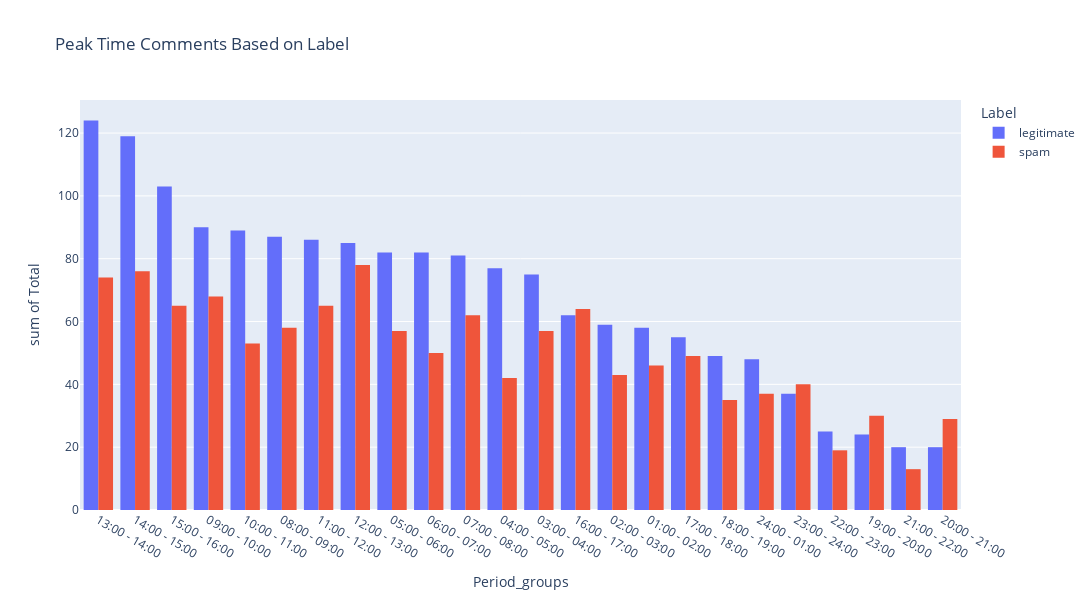

The notebook cell saved with this chart:
### Code cell
from tokenize import group

label_time_group = label_time_group.rename(columns={'counts':'Total'})
fig2 = px.histogram(label_time_group, x='Period_groups', y='Total', 
              color='Label', title = 'Peak Time Comments Based on Label', barmode="group", width=1200, height=600)
fig2.show()

### Figure 1 — Plotly figure (JSON) as saved in the notebook; plotly's stock layout.template omitted (floating-point values rounded to 4 significant figures)
{"data": [{"alignmentgroup": "True", "bingroup": "x", "histfunc": "sum", "hovertemplate": "Label=legitimate<br>Period_groups=%{x}<br>sum of Total=%{y}<extra></extra>", "legendgroup": "legitimate", "marker": {"color": "#636efa", "pattern": {"shape": ""}}, "name": "legitimate", "offsetgroup": "legitimate", "orientation": "v", "showlegend": true, "type": "histogram", "x": ["13:00 - 14:00", "14:00 - 15:00", "15:00 - 16:00", "09:00 - 10:00 ", "10:00 - 11:00 ", "08:00 - 09:00 ", "11:00 - 12:00", "12:00 - 13:00", "05:00 - 06:00 ", "06:00 - 07:00 ", "07:00 - 08:00 ", "04:00 - 05:00", "03:00 - 04:00", "16:00 - 17:00", "02:00 - 03:00 ", "01:00 - 02:00 ", "17:00 - 18:00", "18:00 - 19:00", "24:00 - 01:00", "23:00 - 24:00", "22:00 - 23:00", "19:00 - 20:00", "21:00 - 22:00", "20:00 - 21:00"], "xaxis": "x", "y": [124, 119, 103, 90, 89, 87, 86, 85, 82, 82, 81, 77, 75, 62, 59, 58, 55, 49, 48, 37, 25, 24, 20, 20], "yaxis": "y"}, {"alignmentgroup": "True", "bingroup": "x", "histfunc": "sum", "hovertemplate": "Label=spam<br>Period_groups=%{x}<br>sum of Total=%{y}<extra></extra>", "legendgroup": "spam", "marker": {"color": "#EF553B", "pattern": {"shape": ""}}, "name": "spam", "offsetgroup": "spam", "orientation": "v", "showlegend": true, "type": "histogram", "x": ["12:00 - 13:00", "14:00 - 15:00", "13:00 - 14:00", "09:00 - 10:00 ", "15:00 - 16:00", "11:00 - 12:00", "16:00 - 17:00", "07:00 - 08:00 ", "08:00 - 09:00 ", "05:00 - 06:00 ", "03:00 - 04:00", "10:00 - 11:00 ", "06:00 - 07:00 ", "17:00 - 18:00", "01:00 - 02:00 ", "02:00 - 03:00 ", "04:00 - 05:00", "23:00 - 24:00", "24:00 - 01:00", "18:00 - 19:00", "19:00 - 20:00", "20:00 - 21:00", "22:00 - 23:00", "21:00 - 22:00"], "xaxis": "x", "y": [78, 76, 74, 68, 65, 65, 64, 62, 58, 57, 57, 53, 50, 49, 46, 43, 42, 40, 37, 35, 30, 29, 19, 13], "yaxis": "y"}], "layout": {"barmode": "group", "height": 600, "legend": {"title": {"text": "Label"}, "tracegroupgap": 0}, "title": {"text": "Peak Time Comments Based on Label"}, "width": 1200, "xaxis": {"anchor": "y", "domain": [0, 1], "title": {"text": "Period_groups"}}, "yaxis": {"anchor": "x", "domain": [0, 1], "title": {"text": "sum of Total"}}}}
